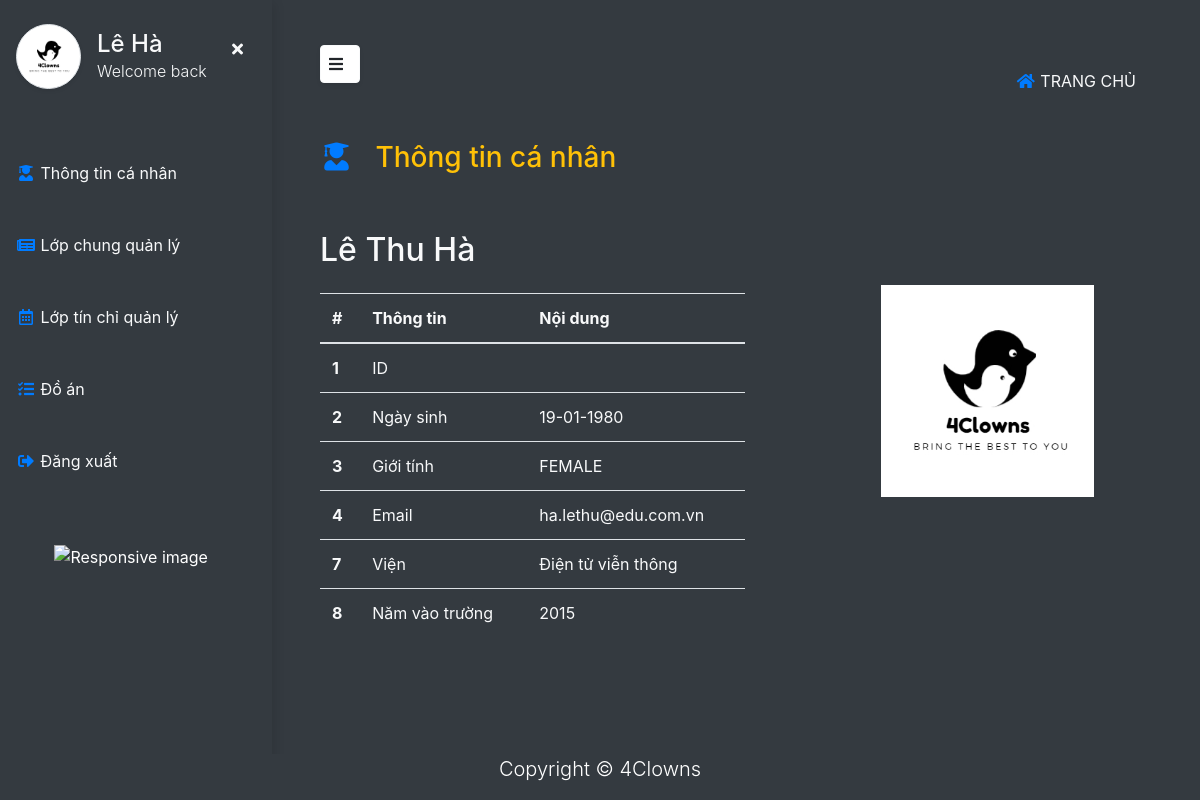
Screenshot of / (signed in) with the database file from the repository.
### users/models.py (models this page shows, shortened)
class User(AbstractBaseUser, PermissionsMixin):
    class Genders(models.TextChoices):
        MALE = "MALE", "Male"
        FEMALE = "FEMALE", "Female"
    avatar = models.ImageField(_("Ảnh đại diện"), upload_to="Avatar", blank=True, null=True)
    email = models.EmailField(_("Email"),max_length=50, unique=True, blank=True)
    firstname = models.CharField(_("Tên"),max_length=20,  blank=False, null=True)
    surname = models.CharField(_("Tên đệm"),max_length=20, null=True, blank=True)
    lastname = models.CharField(_("Họ"),max_length=20, null=True, blank=True)
    date_of_birth = models.DateField(_("Ngày sinh"), blank=True, null=True, )
    phone = models.CharField(_("Số điện thoại"), max_length=15, blank=True, null=True)
    is_superuser = models.BooleanField(default=False)
    is_active = models.BooleanField(default=True)
    last_login = models.DateTimeField(auto_now_add=True)
    date_joined = models.DateTimeField(auto_now_add=True)
    role = models.BooleanField(null=True, blank=True)
    gender = models.CharField(
        _("Gender"), max_length=50, choices=Genders.choices, default=Genders.MALE
    )
    objects = UserManager()
    USERNAME_FIELD = 'email'
    REQUIRED_FIELDS = []

class Teacher(User):
    year_start = models.IntegerField(_("Năm bắt đầu công tác"), default=2015)
    vien = models.ForeignKey('management.vien_dao_tao', on_delete=models.CASCADE, verbose_name="Viện",related_name="cac_giao_vien", null=True,blank=True)
    chuyen_mon = models.ManyToManyField('management.hoc_phan', verbose_name="Học phần", related_name='giao_vien_theo_chuyen_mon')
    class Meta:
        verbose_name = "Giáo viên"
        verbose_name_plural = 'Giáo viên'

### management/models.py (models this page shows)
class vien_dao_tao(models.Model):
    name = CharField(_('Tên viện'), max_length=50, unique=True)
    code = CharField(_("Mã viện"), max_length=10)
    vien_truong = models.ForeignKey("users.Teacher",verbose_name="Viện trưởng", on_delete=models.CASCADE, related_name="vien_quan_ly", blank=True, null=True)
    def __str__(self):
        return f"{self.name}"
    class Meta:
        verbose_name = "Viện đào tạo"
        verbose_name_plural = '1. Viện đào tạo'

### university_management/views.py (the view)
# urls.py: 2. Add a URL to urlpatterns:  path('', views.home, name='home')
def home(request):
    if request.user.is_superuser:
        logout(request)
    if request.user.is_authenticated:
        if request.user.role == 0:
            student = Student.objects.get(user_ptr=request.user)
            return render(request, 'student/info.html', {
                    'student': student
                })
        if request.user.role == 1:
            teacher = Teacher.objects.get(user_ptr=request.user)
            return render(request, 'teacher/info.html', {
                'teacher': teacher,
            })
    return render(request, 'home.html')

### templates/teacher/info.html (shortened to what this page needs)
{% extends "base.html" %}
{% load static %}
{% block content %}
<div class="page-content pl-5 pb-5 position-relative" id="content">
    <div class="row mt-4">
        <h3 class="text-warning">
            <i class="fas fa-user-graduate me-1 text-primary fa-fw" style="width: 2.25em;"></i>
            Thông tin cá nhân
        </h3>
        <div class="col-lg-12 mt-5">
            <h2 class="text-light">
                {{ teacher.lastname }} {{ teacher.surname }} {{ teacher.firstname }}
            </h2>
            <div class="row">
                <div class="col-lg-6 mt-3">
                    <div class="table-responsive-sm">
                        <table class="table  text-light ">
                            <thead>
                            <tr>
                                <th scope="col">#</th>
                                <th scope="col">Thông tin</th>
                                <th scope="col">Nội dung</th>
                            </tr>
                            </thead>
                            <tbody>
                            <tr>
                                <th scope="row">1</th>
                                <td>ID</td>
                                <td></td>
                            </tr>
                            <tr>
                                <th scope="row">2</th>
                                <td>Ngày sinh</td>
                                <td>{{teacher.date_of_birth | date:"d-m-Y"}}</td>
                            </tr>
                            <tr>
                                <th scope="row">3</th>
                                <td>Giới tính</td>
                                <td>{{ teacher.gender }}</td>
                            </tr>
                            <tr>
                                <th scope="row">4</th>
                                <td>Email</td>
                                <td>{{ teacher.email }}</td>
                            </tr>
                            <tr>
                                <th scope="row">7</th>
                                <td>Viện</td>
                                <td>{{teacher.vien}}</td>
                            </tr>
                            <tr>
                                <th scope="row">8</th>
                                <td>Năm vào trường</td>
                                <td>{{ teacher.year_start }}</td>
                            </tr>
                            </tbody>
                        </table>
                    </div>
                </div>
            <div class=" col-lg-6 mt-2 text-center d-sm-none d-lg-block d-none-responsive ">
                <img src="{% static 'logo/logo.jpg' %}" class="img-fuild " width="50%" alt="" width="85%">
            </div>
        </div>
    </div>
</div>
</div>
{% include 'teacher/teacher_base.html' %}
{% endblock %}

### templates/teacher/teacher_base.html
{% load static %}
<div class="vertical-nav bg-dark" id="sidebar">
    <div class="py-4 px-3 mb-4 bg-dark">
      <div class="media d-flex align-items-center"><img src="{% static 'logo/logo.jpg' %}" alt="..." width="65" class="mr-3 rounded-circle img-thumbnail shadow-sm">
        <div class="media-body">
            <button class="d-md-block d-sm-none float-right text-light btn btn-outline-none"  id="sidebarCollapse-small" type="button"><i class="fas fa-times"></i></button>
            <h4 class="m-0 text-light">{{ request.user.lastname }} {{ request.user.firstname }}</h4>
            <p class="font-weight-light text-light mb-0">Welcome back</p>
        </div>
      </div>
    </div>
    <ul class="nav flex-column bg-dark mb-0">
      <li class="nav-item">
        <a href="{% url 'info' %}" class="nav-link text-light">
            <i class="fas fa-user-graduate me-1 text-primary fa-fw"></i>
            Thông tin cá nhân</a>
      </li>
      <li class="nav-item">
        <a href="{% url 'lop_chung_quan_ly' %}" class="nav-link text-light"><i class="fas fa-newspaper me-1 text-primary fa-fw"></i>
            Lớp chung quản lý</a>
      </li>
      <li class="nav-item">
        <a href="{% url 'lop_tin_chi_ql' %}" class="nav-link text-light"><i class="far fa-calendar-alt me-1 text-primary fa-fw"></i>
            Lớp tín chỉ quản lý</a>
      </li>
      <li class="nav-item">
        <a href="{% url 'do_an' %}" class="nav-link text-light"><i class="fas fa-tasks me-1 text-primary fa-fw"></i>
            Đồ án</a>
      </li>
      <li class="nav-item">
        <a href="{% url 'logout' %}" class="nav-link text-light">
            <i class="fas fa-sign-out-alt me-1 text-primary fa-fw"></i>
            Đăng xuất</a>
      </li>
    </ul>
    <p class="text-light font-weight-bold text-uppercase px-3 small py-4 mb-0"></p>
    <div class="nav flex-column bg-dark mb-0 align-content-center">
        <img src="{% static '/logo/Clip_Dancer_transparent_by_Icons8.gif' %}" class="img-fluid" alt="Responsive image" width="60%">
    </div>
    </div>

### static/css/custom.css (style rules this page uses)
html { min-height: 100%; position: relative !important; }
body { overflow-x: hidden; color: #ffffff; min-height: 100vh; }
body::before { display: block; content: ''; height: 45px; }

### static/css/student.css (style rules this page uses)
body { min-height: 100vh; overflow-x: hidden; }
.text-uppercase { letter-spacing: 0.1em; }
.vertical-nav { min-width: 17rem; width: 17rem; min-height: 100%; position: fixed; top: 0; left: 0; box-shadow: 3px 3px 10px rgba(0, 0, 0, 0.1); transition: all 0.4s; }
.nav-link { padding: 1.5rem 1rem !important; }
.page-content { width: calc(100% - 17rem); margin-left: 17rem; transition: all 0.4s; }

### rows the page displays
User: lastname "Lê", surname "Thu", firstname "Hà", date_of_birth "19-01-1980", gender "FEMALE", email "ha.lethu@edu.com.vn", user.lastname "Lê", user.firstname "Hà"
Teacher: vien "Điện tử viễn thông", year_start "2015"
